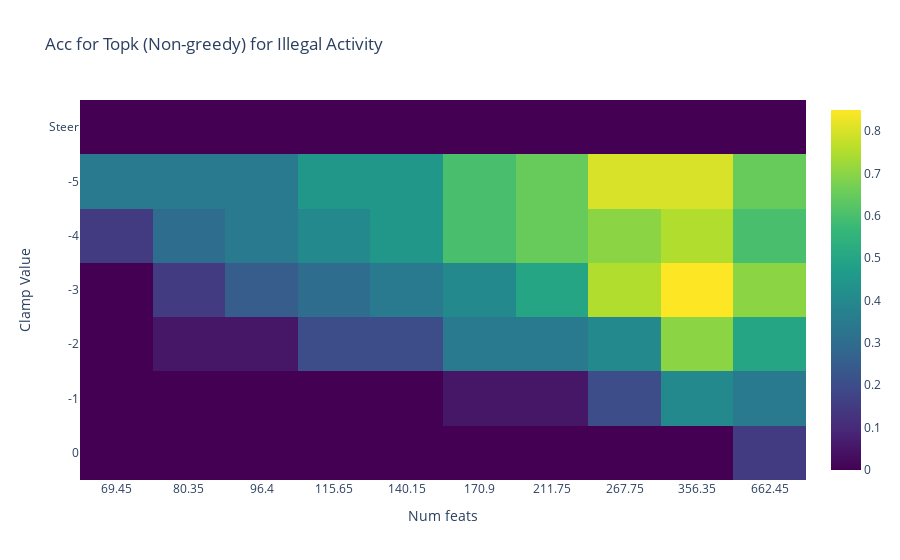
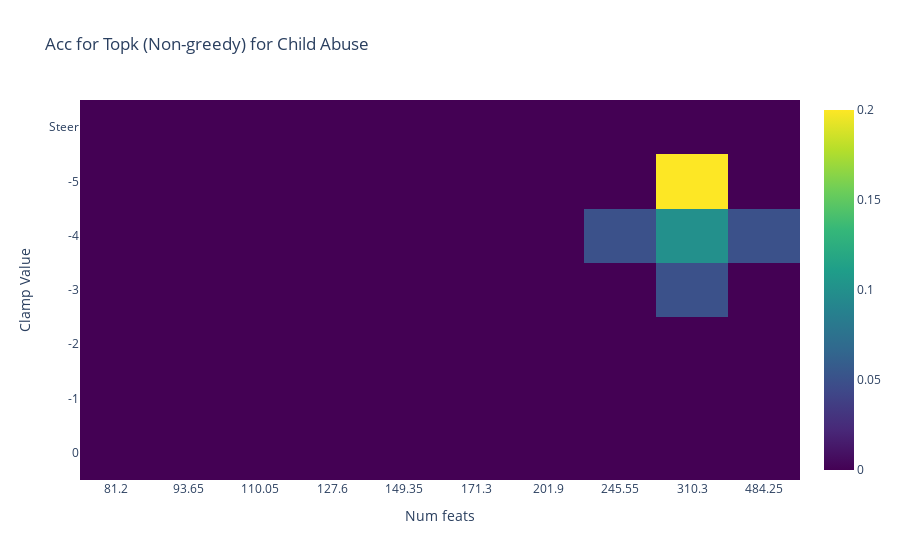
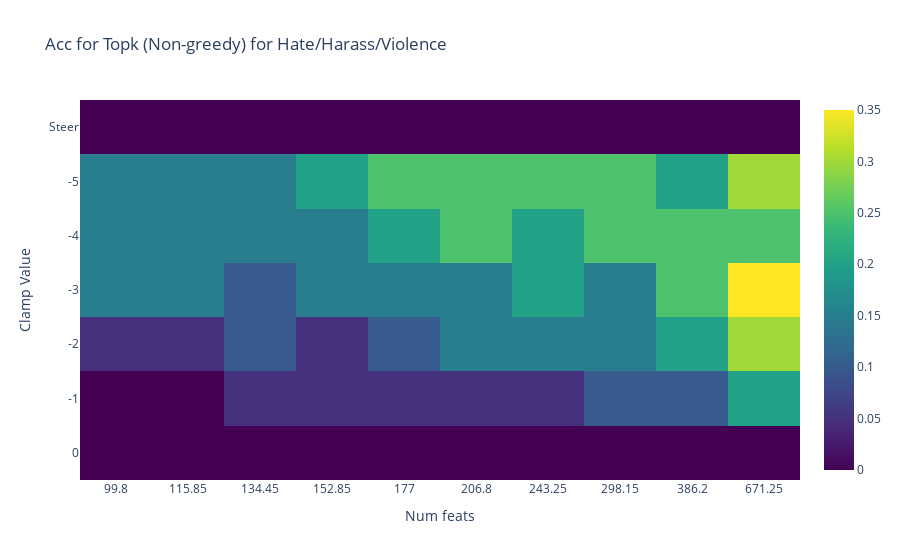
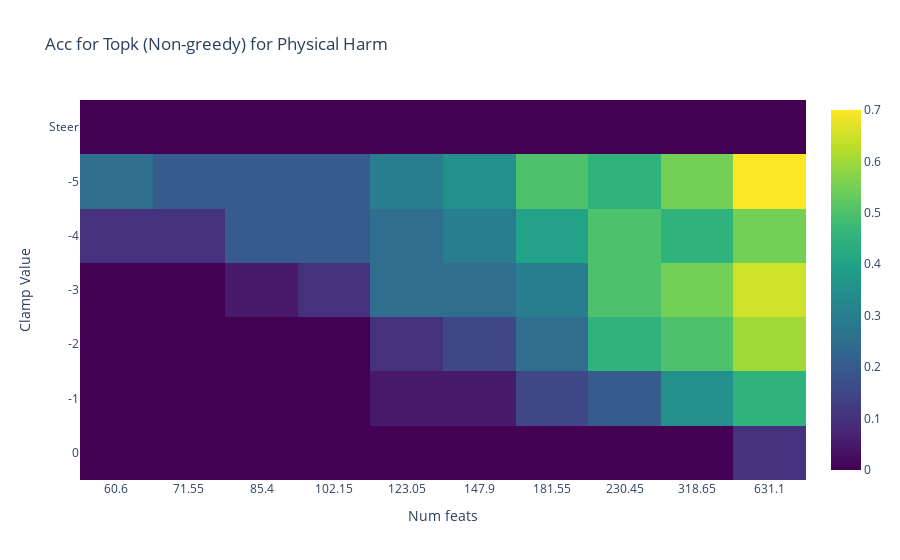

These figures' notebook cell, in order:
### Markdown cell above
# Plot the results comparing the three circuits

### Code cell
# logdiff_3_ = torch.tensor(logdiff_3).float().numpy()
# logdiff_1_ = torch.tensor(logdiff_1[:-1]).float().numpy() # leave out the steer, get bad results


# jb_3_ = torch.tensor(jb_3).float().numpy()
# jb_1_ = torch.tensor(jb_1[:-1]).float().numpy() # leave out the steer, get bad results

for cat in harmful_val.keys():
    ld2 = torch.tensor(logdiff_2[cat]).float().numpy()
    jb2 = torch.tensor(jb_2[cat]).float().numpy()
    jb_2_rank_ = torch.tensor(jb_2_rank[cat]).float().numpy()
    jb_2_acc_ = torch.tensor(jb_2_acc[cat]).float().numpy()
    # feat_counts_3 = []
    # for topk in topk_range:
    #     num_feats = topk * sample_inp.input_ids.shape[-1] - (sum([len(x) for x in pad_token_pos])/sample_inp.input_ids.shape[0]) # minus the pad positions
    #     feat_counts_3.append(num_feats)

    plot_heatmap(jb_2_acc_,x_tick = feat_counts_2[cat],y_tick = [str(x *-1) for x in clamp_range[:-1]] + ['Steer'],xlabel = 'Num feats',ylabel = 'Clamp Value',title = f'Acc for Topk (Non-greedy) for {cat}',)

# plot_heatmap(logdiff_3_,x_tick = feat_counts_3,y_tick = [str(x *-1) for x in clamp_range[:-1]] + ['Steer'],xlabel = 'Num feats',ylabel = 'Clamp Value',title = 'Logdiff for TopK + Greedy',)
# plot_heatmap(logdiff_1_,x_tick = feat_counts_1,y_tick = [str(x *-1) for x in clamp_range],xlabel = 'Num feats',ylabel = 'Clamp Value',title = 'Logdiff for Linear attribution',)

# plot_tensor_scatter([logdiff_2_,logdiff_3_,logdiff_1_],x_tick = [feat_counts_2,feat_counts_3,feat_counts_1],y_tick = [str(x *-1) for x in clamp_range[:-1]] + ['Steer'],xlabel = 'Num feats',ylabel = 'Clamp Value',title = 'Logdiff',labels = ['Non-Joint','Joint','L.Attr'],figsize = (10,6))

# plot_tensor_scatter([jb_2_,jb_3_,jb_1_],x_tick = [feat_counts_2,feat_counts_3,feat_counts_1],y_tick = [str(x *-1) for x in clamp_range[:-1]] + ['Steer'],xlabel = 'Num feats',ylabel = 'Clamp Value',title = 'Jailbreak Logit',labels = ['Non-Joint','Joint','L.Attr'],figsize = (10,6))

### Figure 1 — Plotly figure (JSON) as saved in the notebook; plotly's stock layout.template omitted (floating-point values rounded to 4 significant figures)
{"data": [{"colorscale": [[0, "#440154"], [0.1111, "#482878"], [0.2222, "#3e4989"], [0.3333, "#31688e"], [0.4444, "#26828e"], [0.5556, "#1f9e89"], [0.6667, "#35b779"], [0.7778, "#6ece58"], [0.8889, "#b5de2b"], [1, "#fde725"]], "type": "heatmap", "x": [0, 1, 2, 3, 4, 5, 6, 7, 8, 9], "y": [0, 1, 2, 3, 4, 5, 6], "z": [[0, 0, 0, 0, 0, 0, 0, 0, 0, 0.15], [0, 0, 0, 0, 0, 0.05, 0.05, 0.2, 0.4, 0.35], [0, 0.05, 0.05, 0.2, 0.2, 0.35, 0.35, 0.4, 0.7, 0.5], [0, 0.15, 0.25, 0.3, 0.35, 0.4, 0.5, 0.75, 0.85, 0.7], [0.15, 0.3, 0.35, 0.4, 0.45, 0.6, 0.65, 0.7, 0.75, 0.6], [0.35, 0.35, 0.35, 0.45, 0.45, 0.6, 0.65, 0.8, 0.8, 0.65], [0, 0, 0, 0, 0, 0, 0, 0, 0, 0]]}], "layout": {"title": {"text": "Acc for Topk (Non-greedy) for Illegal Activity"}, "xaxis": {"tickmode": "array", "ticktext": [69.45, 80.35, 96.4, 115.7, 140.2, 170.9, 211.8, 267.8, 356.4, 662.5], "tickvals": [0, 1, 2, 3, 4, 5, 6, 7, 8, 9], "title": {"text": "Num feats"}}, "yaxis": {"tickmode": "array", "ticktext": ["0", "-1", "-2", "-3", "-4", "-5", "Steer"], "tickvals": [0, 1, 2, 3, 4, 5, 6], "title": {"text": "Clamp Value"}}}}

### Figure 2 — Plotly figure (JSON) as saved in the notebook; plotly's stock layout.template omitted (floating-point values rounded to 4 significant figures)
{"data": [{"colorscale": [[0, "#440154"], [0.1111, "#482878"], [0.2222, "#3e4989"], [0.3333, "#31688e"], [0.4444, "#26828e"], [0.5556, "#1f9e89"], [0.6667, "#35b779"], [0.7778, "#6ece58"], [0.8889, "#b5de2b"], [1, "#fde725"]], "type": "heatmap", "x": [0, 1, 2, 3, 4, 5, 6, 7, 8, 9], "y": [0, 1, 2, 3, 4, 5, 6], "z": [[0, 0, 0, 0, 0, 0, 0, 0, 0, 0], [0, 0, 0, 0, 0, 0, 0, 0, 0, 0], [0, 0, 0, 0, 0, 0, 0, 0, 0, 0], [0, 0, 0, 0, 0, 0, 0, 0, 0.05, 0], [0, 0, 0, 0, 0, 0, 0, 0.05, 0.1, 0.05], [0, 0, 0, 0, 0, 0, 0, 0, 0.2, 0], [0, 0, 0, 0, 0, 0, 0, 0, 0, 0]]}], "layout": {"title": {"text": "Acc for Topk (Non-greedy) for Child Abuse"}, "xaxis": {"tickmode": "array", "ticktext": [81.2, 93.65, 110.0, 127.6, 149.3, 171.3, 201.9, 245.6, 310.3, 484.2], "tickvals": [0, 1, 2, 3, 4, 5, 6, 7, 8, 9], "title": {"text": "Num feats"}}, "yaxis": {"tickmode": "array", "ticktext": ["0", "-1", "-2", "-3", "-4", "-5", "Steer"], "tickvals": [0, 1, 2, 3, 4, 5, 6], "title": {"text": "Clamp Value"}}}}

### Figure 3 — Plotly figure (JSON) as saved in the notebook; plotly's stock layout.template omitted (floating-point values rounded to 4 significant figures)
{"data": [{"colorscale": [[0, "#440154"], [0.1111, "#482878"], [0.2222, "#3e4989"], [0.3333, "#31688e"], [0.4444, "#26828e"], [0.5556, "#1f9e89"], [0.6667, "#35b779"], [0.7778, "#6ece58"], [0.8889, "#b5de2b"], [1, "#fde725"]], "type": "heatmap", "x": [0, 1, 2, 3, 4, 5, 6, 7, 8, 9], "y": [0, 1, 2, 3, 4, 5, 6], "z": [[0, 0, 0, 0, 0, 0, 0, 0, 0, 0], [0, 0, 0.05, 0.05, 0.05, 0.05, 0.05, 0.1, 0.1, 0.2], [0.05, 0.05, 0.1, 0.05, 0.1, 0.15, 0.15, 0.15, 0.2, 0.3], [0.15, 0.15, 0.1, 0.15, 0.15, 0.15, 0.2, 0.15, 0.25, 0.35], [0.15, 0.15, 0.15, 0.15, 0.2, 0.25, 0.2, 0.25, 0.25, 0.25], [0.15, 0.15, 0.15, 0.2, 0.25, 0.25, 0.25, 0.25, 0.2, 0.3], [0, 0, 0, 0, 0, 0, 0, 0, 0, 0]]}], "layout": {"title": {"text": "Acc for Topk (Non-greedy) for Hate/Harass/Violence"}, "xaxis": {"tickmode": "array", "ticktext": [99.8, 115.8, 134.4, 152.8, 177, 206.8, 243.2, 298.1, 386.2, 671.2], "tickvals": [0, 1, 2, 3, 4, 5, 6, 7, 8, 9], "title": {"text": "Num feats"}}, "yaxis": {"tickmode": "array", "ticktext": ["0", "-1", "-2", "-3", "-4", "-5", "Steer"], "tickvals": [0, 1, 2, 3, 4, 5, 6], "title": {"text": "Clamp Value"}}}}

### Figure 4 — Plotly figure (JSON) as saved in the notebook; plotly's stock layout.template omitted (floating-point values rounded to 4 significant figures)
{"data": [{"colorscale": [[0, "#440154"], [0.1111, "#482878"], [0.2222, "#3e4989"], [0.3333, "#31688e"], [0.4444, "#26828e"], [0.5556, "#1f9e89"], [0.6667, "#35b779"], [0.7778, "#6ece58"], [0.8889, "#b5de2b"], [1, "#fde725"]], "type": "heatmap", "x": [0, 1, 2, 3, 4, 5, 6, 7, 8, 9], "y": [0, 1, 2, 3, 4, 5, 6], "z": [[0, 0, 0, 0, 0, 0, 0, 0, 0, 0.1], [0, 0, 0, 0, 0.05, 0.05, 0.15, 0.2, 0.35, 0.45], [0, 0, 0, 0, 0.1, 0.15, 0.25, 0.45, 0.5, 0.6], [0, 0, 0.05, 0.1, 0.25, 0.25, 0.3, 0.5, 0.55, 0.65], [0.1, 0.1, 0.2, 0.2, 0.25, 0.3, 0.4, 0.5, 0.45, 0.55], [0.25, 0.2, 0.2, 0.2, 0.3, 0.35, 0.5, 0.45, 0.55, 0.7], [0, 0, 0, 0, 0, 0, 0, 0, 0, 0]]}], "layout": {"title": {"text": "Acc for Topk (Non-greedy) for Physical Harm"}, "xaxis": {"tickmode": "array", "ticktext": [60.6, 71.55, 85.4, 102.2, 123.0, 147.9, 181.6, 230.4, 318.6, 631.1], "tickvals": [0, 1, 2, 3, 4, 5, 6, 7, 8, 9], "title": {"text": "Num feats"}}, "yaxis": {"tickmode": "array", "ticktext": ["0", "-1", "-2", "-3", "-4", "-5", "Steer"], "tickvals": [0, 1, 2, 3, 4, 5, 6], "title": {"text": "Clamp Value"}}}}
